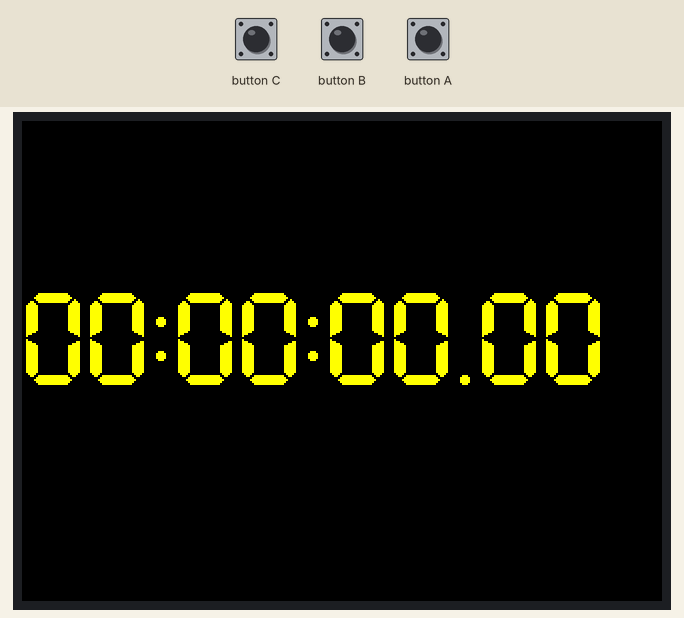
This sketch was run on a simulated ESP32. On the bench: 320×240 colour display. Inputs (shaded band) come from the test bench.

Above: at 1.4 s.
1.5 s: button A pressed for 0.15 s
At 1.71 s:
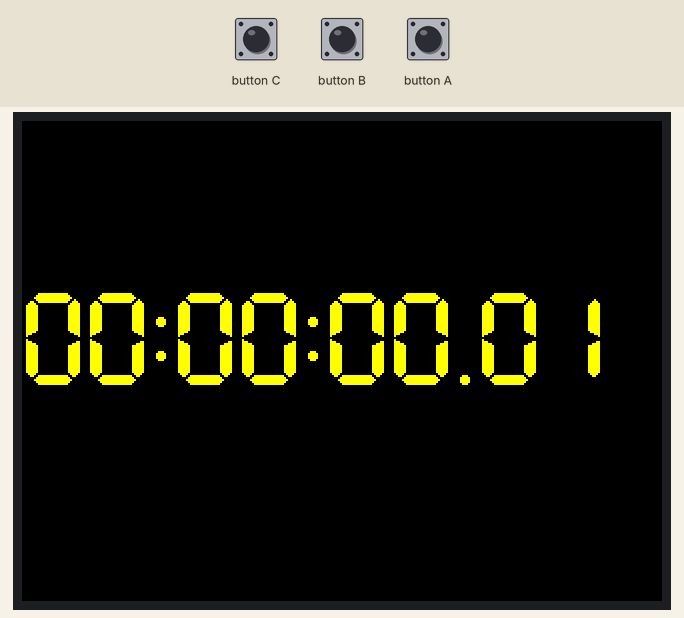
2.2 s: button B pressed for 0.15 s
At 3.0 s:
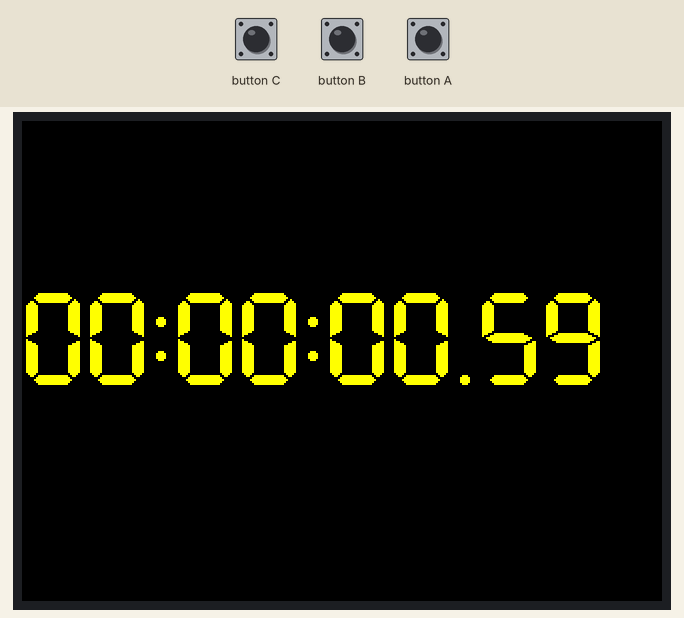
3.8 s: button A pressed for 1 s
At 3.98 s:
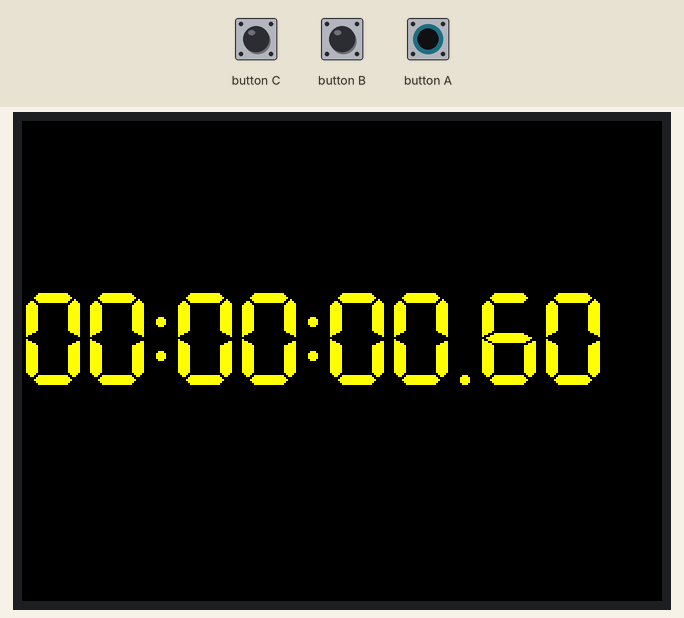
5.4 s: button B pressed for 1 s
At 6.5 s:
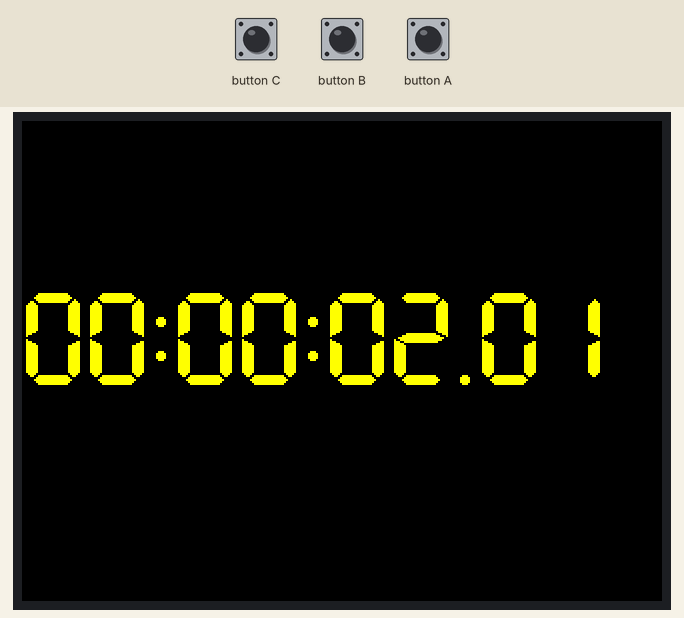
Timing chart, 0 to 8.4 s (numbered marks = the images above; inputs shaded):
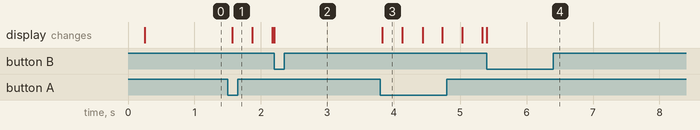

Measured:
- after the input at 1.5 s, the display: changes after 0.07 s (image 1)
- after the input at 3.8 s, the display: changes at once (image 3)

The sketch:

Stopwatch.ino
```cpp
#include <M5Stack.h>
#define TFT_GREY 0x5AEB
uint32_t targetTime = 0;
static uint8_t conv2d(const char *p);
int hh = 0, mm = 0, ss = 0, ms = 0;

byte omm = 99, oss = 99, oms = 101;
byte xcolon = 0, xsecs = 0, xms = 0;
bool run = false;
unsigned int colour = 0;

void setup(void)
{
    M5.begin();
    M5.Lcd.fillScreen(TFT_BLACK);
    M5.Lcd.setTextSize(1);
    M5.Lcd.setTextColor(TFT_YELLOW, TFT_BLACK);
    targetTime = millis() + 10;
}

void loop()
{
    if(run)
    {
    if (targetTime < millis())
    {
        targetTime = millis() + 10;
        ms++;
        if (ms == 100)
        {
            ms = 0;
            oss = ss;
            ss++;
            if (ss == 60)
            {
                ss = 0;
                omm = mm;
                mm++;
                if (mm > 59)
                {
                    mm = 0;
                    hh++;
                    if (hh > 23)
                    {
                        hh = 0;
                    }
                }
            }
        }
        int xpos = 0;
        int ypos = 85;
        int ysecs = ypos + 24;
        if (omm != mm)
        {
            omm = mm;
            if (hh < 10)
                xpos += M5.Lcd.drawChar('0', xpos, ypos, 7);
            xpos += M5.Lcd.drawNumber(hh, xpos, ypos, 7);
            xcolon = xpos;
            xpos += M5.Lcd.drawChar(':', xpos, ypos, 7);
            if (mm < 10)
                xpos += M5.Lcd.drawChar('0', xpos, ypos, 7);
            xpos += M5.Lcd.drawNumber(mm, xpos, ypos, 7);
            xsecs = xpos;
        }
        if (oss != ss)
        {
            oss = ss;
            xpos = xsecs;
            if (ss % 2)
            {
                M5.Lcd.setTextColor(0x39C4, TFT_BLACK);
                M5.Lcd.drawChar(':', xcolon, ypos, 7);
                xpos += M5.Lcd.drawChar(':', xsecs, ypos, 7);
                M5.Lcd.setTextColor(TFT_YELLOW, TFT_BLACK);
            }
            else
            {
                M5.Lcd.drawChar(':', xcolon, ypos, 7);
                xpos += M5.Lcd.drawChar(':', xsecs, ypos, 7);
            }
            if (ss < 10)
                xpos += M5.Lcd.drawChar('0', xpos, ypos, 7);
           xpos += M5.Lcd.drawNumber(ss, xpos, ypos, 7);
           xms = xpos;
        }
        if (oms != ms)
        {
            xpos = xms;
           oms = ms;
           xpos+=M5.Lcd.drawChar('.',xpos,ypos,7);
            if (ms < 10)
                xpos += M5.Lcd.drawChar('0', xpos, ypos, 7);
            xpos+=M5.Lcd.drawNumber(ms, xpos, ypos, 7);
        }
    }
    }
    else
    {
      int xpos = 0;
      int ypos = 85;
            if (hh < 10)
                xpos += M5.Lcd.drawChar('0', xpos, ypos, 7);
            xpos += M5.Lcd.drawNumber(hh, xpos, ypos, 7);
            xcolon = xpos;
            xpos += M5.Lcd.drawChar(':', xpos, ypos, 7);
            if (mm < 10)
                xpos += M5.Lcd.drawChar('0', xpos, ypos, 7);
            xpos += M5.Lcd.drawNumber(mm, xpos, ypos, 7);
            xsecs = xpos;
            xpos += M5.Lcd.drawChar(':', xsecs, ypos, 7);
             if (ss < 10)
                xpos += M5.Lcd.drawChar('0', xpos, ypos, 7);
           xpos += M5.Lcd.drawNumber(ss, xpos, ypos, 7);
           xms = xpos;
           xpos = xms;
           oms = ms;
           xpos+=M5.Lcd.drawChar('.',xpos,ypos,7);
            if (ms < 10)
                xpos += M5.Lcd.drawChar('0', xpos, ypos, 7);
            xpos+=M5.Lcd.drawNumber(ms, xpos, ypos, 7);
    }
    if(M5.BtnA.wasPressed()) run = true;
    if(M5.BtnB.wasPressed()) run = false;
    if(M5.BtnC.wasPressed())
    {
      hh = 0;
      mm = 0;
      ss = 0;
      ms = 0;
      run = false;
    }
    M5.update();
}
```
